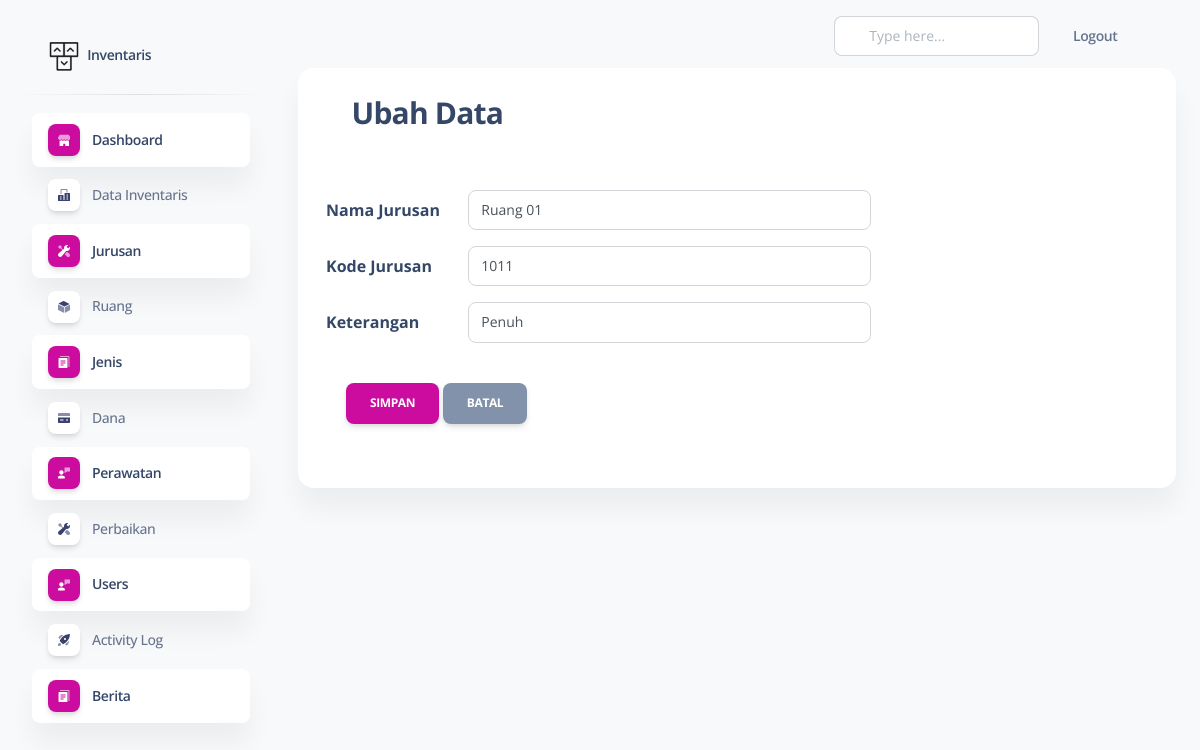
Screenshot of /includes/admin/index.php?page=edit-ru&kode=1 (signed in) with the database file from the repository.
### tables this page shows
CREATE TABLE `ruang` (
  `id_ruang` int(11) NOT NULL,
  `nama_ruang` varchar(100) NOT NULL,
  `kode_ruang` varchar(100) NOT NULL,
  `keterangan_ruang` varchar(100) NOT NULL
);

### includes/admin/ruang/edit_ru.php (the view, shortened to what this page needs)
<?php
    if(isset($_GET['kode'])){
        $sql_cek = "SELECT * FROM ruang WHERE id_ruang='".$_GET['kode']."'";
        $query_cek = mysqli_query($conn, $sql_cek);
        $data_cek = mysqli_fetch_array($query_cek,MYSQLI_BOTH);
    }
?>
<div class="card card-success">
    <div class="card-header">
        <h3 class="card-title">
            <i class="fa fa-edit"></i> Ubah Data</h3>
    </div>
    <form action="" method="POST" enctype="multipart/form-data">
        <div class="card-body">
            <div class="form-group row">
                <label class="col-sm-2 col-form-label">Nama Jurusan</label>
                <div class="col-sm-6">
                    <input type="text" class="form-control"  name="nama_ruang" value="<?php echo $data_cek['nama_ruang']; ?>"
                    />
                </div>
            </div>
            <div class="form-group row">
                <label class="col-sm-2 col-form-label">Kode Jurusan</label>
                <div class="col-sm-6">
                    <input type="text" class="form-control" name="kode_ruang" value="<?php echo $data_cek['kode_ruang']; ?>"
                    />
                </div>
            </div>
    <div class="form-group row">
                <label class="col-sm-2 col-form-label">Keterangan</label>
                <div class="col-sm-6">
                    <input type="text" class="form-control" name="keterangan_ruang" value="<?php echo $data_cek['keterangan_ruang']; ?>"
                    />
                </div>
            </div>
        <div class="card-footer">
                <a href="" data-bs-toggle="modal" data-bs-target="#exampleModal12">
             <button type="submit"  class="btn btn-primary" >Simpan</button>
            </a>
            <a href="?page=data-ru" title="Kembali" class="btn btn-secondary">Batal</a>
        </div>
    </form>
</div>

### rows the page displays
ruang: nama_ruang "Ruang 01", kode_ruang "1011", keterangan_ruang "Penuh"
